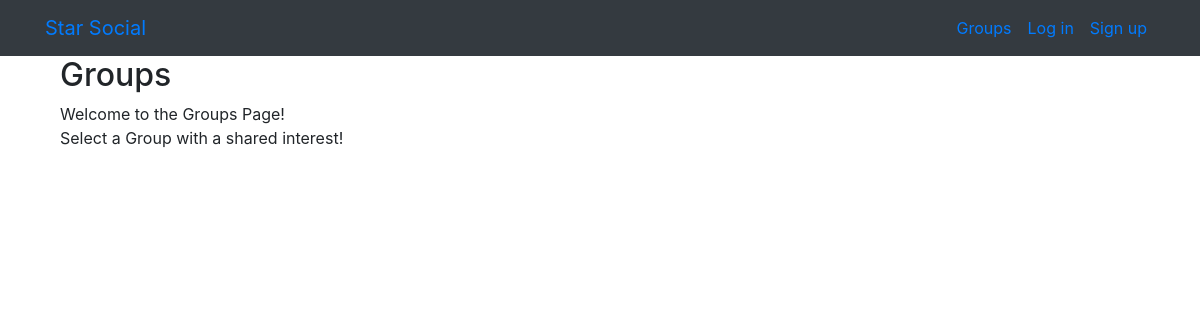
The page /groups/ on the database as committed earlier.
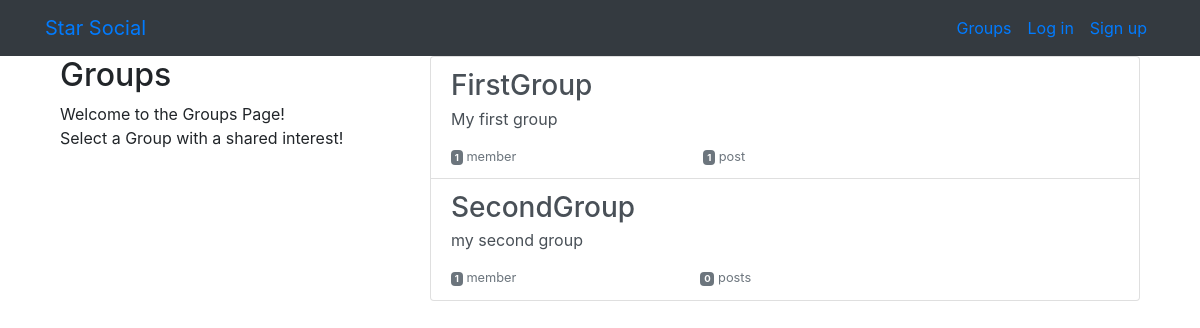
The same page on the database as committed later.
### groups/models.py (models this page shows, shortened)
class Group(models.Model):
    name = models.CharField(max_length=255, unique=True)
    slug = models.SlugField(allow_unicode=True, unique=True)
    description = models.TextField(blank=True, default='')
    description_html = models.TextField(editable=False, default='', blank=True)
    members = models.ManyToManyField(User,through='GroupMember')
    class Meta:
        ordering = ['name']

### groups/views.py (the view)
# urls.py: path('', views.ListGroups.as_view(), name="all"),
class ListGroups(generic.ListView):
    model = Group

### groups/templates/groups/group_list.html (shortened to what this page needs)
{% extends "groups/group_base.html" %}
{% block pregroup %}
<div class="col-md-4">
	<div class="content">
        <h2>Groups</h2>
        <p>Welcome to the Groups Page! <br>Select a Group with a shared interest!</p>
	</div>
</div>
{% endblock %}
{% block group_content %}
<div class="col-md-8">
	<div class="list-group">
		{% for group in object_list %}
		<a href="{% url 'groups:single' slug=group.slug %}"
		class="list-group-item list-group-item-action flex-column align-items-start">
			<h3 class="mb-1">{{ group.name }}</h3>
			<p class="mb-1">{{ group.description_html|safe }}</p>
			<div class="d-flex w-40 justify-content-between">
				<small class="text-muted"><span class="badge badge-secondary">
					{{ group.members.count }}</span> member{{ group.members.count|pluralize }}</small>
				<small class="text-muted"><span class="badge badge-secondary">
					{{ group.posts.count }}</span> post{{ group.posts.count|pluralize }}</small>
			</div>
		</a>
		{% endfor %}
	</div>
</div>
{% endblock %}

### groups/templates/groups/group_base.html (shortened to what this page needs)
{% extends "base.html" %}
{% block content %}
<div class="container">
  <div class="row">
    {% block pregroup %}{% endblock %}
    {% block group_content %}{% endblock %}
  </div>
</div>
{% endblock %}

### templates/base.html (shortened to what this page needs)
<!DOCTYPE html>
{% load static %}
<html lang="en">
<head>
    <link rel="stylesheet" href="https://stackpath.bootstrapcdn.com/bootstrap/4.1.3/css/bootstrap.min.css"
>
    <link href="https://maxcdn.bootstrapcdn.com/font-awesome/4.7.0/css/font-awesome.min.css" rel="stylesheet">
    <link rel="stylesheet" href="{% static 'simplesocial/css/master.css'%}">
</head>
<body>
    <nav class="navbar navbar-expand-lg bg-dark mynav" role="navigation" id="navbar">
        <div class="container">
            <div class="navbar-nav align-items-center">
                <a class="navbar-brand mynav" href="{% url 'home' %}">Star Social</a>
            </div>
            <div class="navbar-nav ml-auto">
                {% if user.is_authenticated %}
                    <a class="nav-item nav-link" href="{% url 'posts:create' %}" class="btn btn-simple">Post</a>
                    <a class="nav-item nav-link" href="{% url 'groups:all' %}" class="btn btn-simple">Groups</a>
                    <a class="nav-item nav-link" href="{% url 'groups:create' %}" class="btn btn-simple">Create Group</a>
                    <a class="nav-item nav-link" href="{% url 'accounts:logout' %}" class="btn btn-simple">Log out</a>
                {% else %}
                    <a class="nav-item nav-link" href="{% url 'groups:all' %}"class="btn btn-simple">Groups</a>
                    <a class="nav-item nav-link" href="{% url 'accounts:login' %}" class="btn btn-simple">Log in</a>
                    <a class="nav-item nav-link" href="{% url 'accounts:signup' %}" class="btn btn-simple">Sign up</a>
                {% endif %}
            </div>
        </div>
      </nav>
    <div class="container mycontent">
        {% block content %}
        {% endblock %}
    </div>
</body>
</html>

Rows that differ between the two databases and show on the page:
added Group: name "FirstGroup", description_html "My first group", members.count "1", posts.count "1"
added Group: name "SecondGroup", description_html "my second group", members.count "1", posts.count "0"
